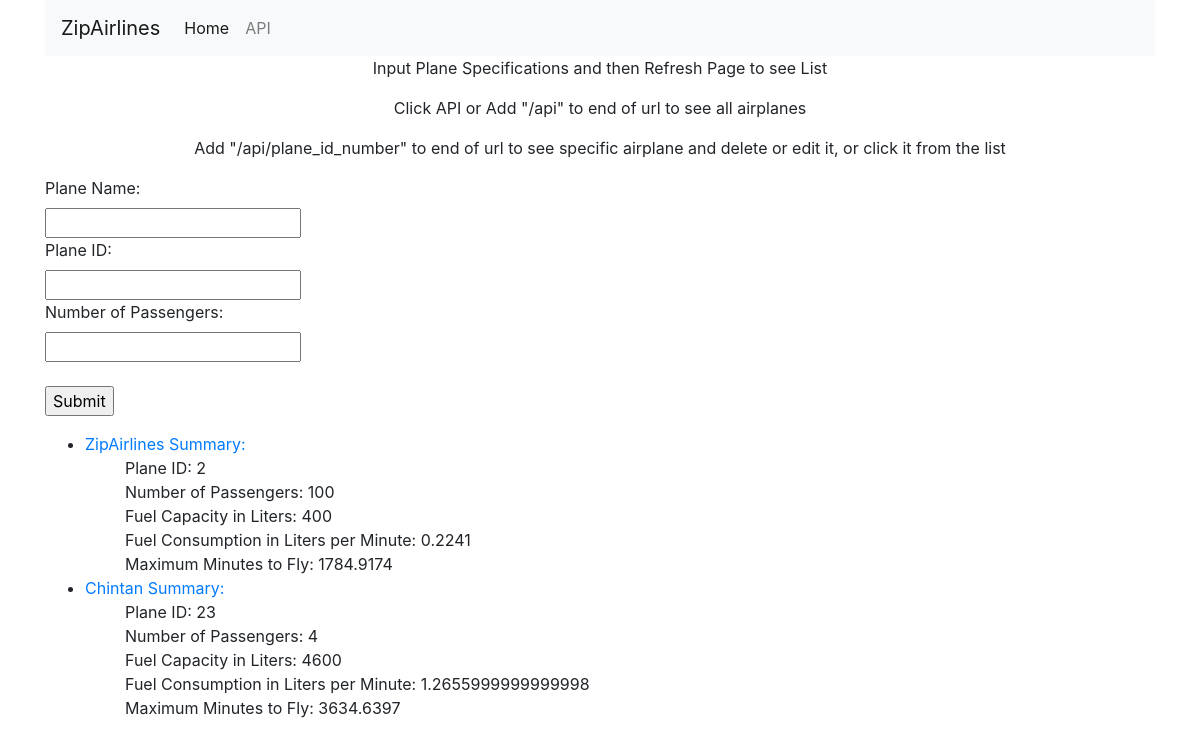
/, run on an earlier commit of the app's database.
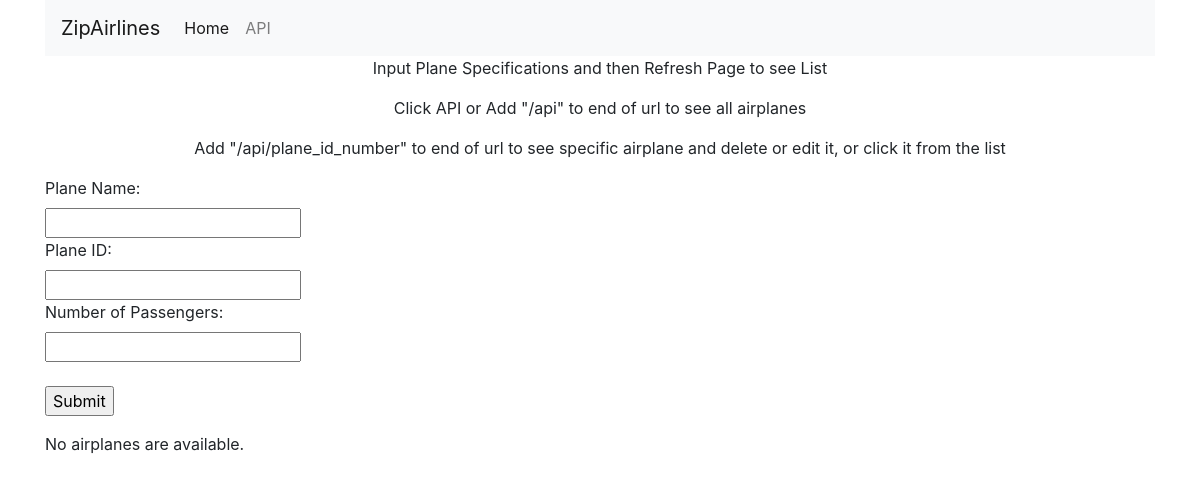
And on a later commit of the database.
### airplanes/models.py (models this page shows, shortened)
class Airplane(models.Model):
    plane_name = models.CharField(max_length=50)
    id = models.PositiveIntegerField(primary_key=True)
    num_passengers = models.IntegerField()
    def fuel_capacity(self):
        return 200 * self.id
    def fuel_consumption(self):
        fuel_c_with_id = round(np.log10(round(self.id * 0.8, 4)), 4)
        fuel_c_of_pass = round(0.0002 * self.num_passengers, 4)
        return fuel_c_with_id + fuel_c_of_pass
    def max_minutes(self):
        fuel_cap = self.fuel_capacity()
        return round(fuel_cap / self.fuel_consumption(), 4)
    class Meta:
        ordering = ["id"]

### airplanes/views.py (the view)
# urls.py: path('', views.index), # activates the index html file
def index(request):
    airplanes_list = Airplane.objects.all()
    context = {'airplanes_list': airplanes_list}
    return render(request, 'airplanes/index.html', context)

### airplanes/templates/airplanes/index.html (shortened to what this page needs)
<link rel="stylesheet" href="https://stackpath.bootstrapcdn.com/bootstrap/4.4.1/css/bootstrap.min.css">
<div class="container">
    <nav class="navbar navbar-expand-lg navbar-light bg-light">
        <a class="navbar-brand" href="#">ZipAirlines</a>
        <div class="collapse navbar-collapse" id="navbarSupportedContent">
          <ul class="navbar-nav mr-auto">
            <li class="nav-item active">
              <a class="nav-link" href="/">Home <span class="sr-only">(current)</span></a>
            </li>
            <li class="nav-item">
              <a class="nav-link" href="/api">API</a>
            </li>
        </div>
    </nav>
    <p class="text-center">Input Plane Specifications and then Refresh Page to see List</h1>
    <p class="text-center">Click API or Add "/api" to end of url to see all airplanes</h4>
    <p class="text-center">Add "/api/plane_id_number" to end of url to see specific airplane and delete or edit it, or click it from the list</h6>
</div>
<div class="container">
    <form action="/api/" method="post" target="hiddenFrame">
        <label for="plane_name">Plane Name:</label><br>
        <input type="text" id="plane_name" name="plane_name"><br>
        <label for="id">Plane ID:</label><br>
        <input type="text" id="id" name="id"><br>
        <label for="num_passengers">Number of Passengers:</label><br>
        <input type="text" id="num_passengers" name="num_passengers"><br><br>
        <input type="submit" value="Submit" >
      </form>
      {% if airplanes_list %}
        <ul>
            {% for airplane in airplanes_list %}
                <li><a href="/api/{{ airplane.id }}/">{{ airplane.plane_name }} Summary:</a></li>
                <ul>Plane ID: {{ airplane.id }}</ul>
                <ul>Number of Passengers: {{ airplane.num_passengers }}</ul>
                <ul>Fuel Capacity in Liters: {{ airplane.fuel_capacity }}</ul>
                <ul>Fuel Consumption in Liters per Minute: {{ airplane.fuel_consumption }}</ul>
                <ul>Maximum Minutes to Fly: {{ airplane.max_minutes }}</ul>
            {% endfor %}
         </ul>
    {% else %}
        <p>No airplanes are available.</p>
    {% endif %}
</div>

What changed in the data, as far as the page shows it:
removed Airplane: plane_name "ZipAirlines", id "2", num_passengers "100", fuel_capacity "400", fuel_consumption "0.2241", max_minutes "1784.9174"
removed Airplane: plane_name "Chintan", id "23", num_passengers "4", fuel_capacity "4600", fuel_consumption "1.2655999999999998", max_minutes "3634.6397"
Also different on the page:
text now shown: "No airplanes are available."
